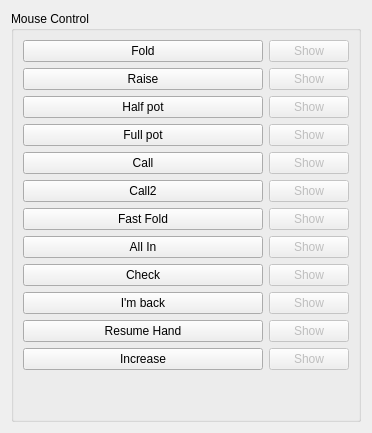
          <widget class="QWidget" name="tab_5">
           <attribute name="title">
            <string>Mouse Targets</string>
           </attribute>
           <layout class="QGridLayout" name="gridLayout_12">
            <item row="0" column="0">
             <widget class="QGroupBox" name="groupBox_8">
              <property name="title">
               <string>Mouse Control</string>
              </property>
              <layout class="QGridLayout" name="gridLayout_2" columnminimumwidth="240,0">
               <item row="0" column="0">
                <widget class="QPushButton" name="mouse_fold">
                 <property name="toolTip">
                  <string>Area of fold button to click</string>
                 </property>
                 <property name="text">
                  <string>Fold</string>
                 </property>
                </widget>
               </item>
               <item row="0" column="1">
                <widget class="QPushButton" name="mouse_fold_show">
                 <property name="enabled">
                  <bool>false</bool>
                 </property>
                 <property name="text">
                  <string>Show</string>
                 </property>
                </widget>
               </item>
               <item row="1" column="0">
                <widget class="QPushButton" name="mouse_raise">
                 <property name="text">
                  <string>Raise</string>
                 </property>
                </widget>
               </item>
               <item row="1" column="1">
                <widget class="QPushButton" name="mouse_raise_show">
                 <property name="enabled">
                  <bool>false</bool>
                 </property>
                 <property name="text">
                  <string>Show</string>
                 </property>
                </widget>
               </item>
               <item row="2" column="0">
                <widget class="QPushButton" name="mouse_half_pot">
                 <property name="text">
                  <string>Half pot</string>
                 </property>
                </widget>
               </item>
               <item row="2" column="1">
                <widget class="QPushButton" name="mouse_half_pot_show">
                 <property name="enabled">
                  <bool>false</bool>
                 </property>
                 <property name="text">
                  <string>Show</string>
                 </property>
                </widget>
               </item>
               <item row="3" column="0">
                <widget class="QPushButton" name="mouse_full_pot">
                 <property name="text">
                  <string>Full pot</string>
                 </property>
                </widget>
               </item>
               <item row="3" column="1">
                <widget class="QPushButton" name="mouse_full_pot_show">
                 <property name="enabled">
                  <bool>false</bool>
                 </property>
                 <property name="text">
                  <string>Show</string>
                 </property>
                </widget>
               </item>
               <item row="4" column="0">
                <widget class="QPushButton" name="mouse_call">
                 <property name="text">
                  <string>Call</string>
                 </property>
                </widget>
               </item>
               <item row="4" column="1">
                <widget class="QPushButton" name="mouse_call_show">
                 <property name="enabled">
                  <bool>false</bool>
                 </property>
                 <property name="text">
                  <string>Show</string>
                 </property>
                </widget>
               </item>
               <item row="5" column="0">
                <widget class="QPushButton" name="mouse_call2">
                 <property name="toolTip">
                  <string>Location of call button if no raise can be made (usally the same as normal call button, except for Systemstars it is at the place of the raise button)</string>
                 </property>
                 <property name="text">
                  <string>Call2</string>
                 </property>
                </widget>
               </item>
               <item row="5" column="1">
                <widget class="QPushButton" name="mouse_call2_show">
                 <property name="enabled">
                  <bool>false</bool>
                 </property>
                 <property name="text">
                  <string>Show</string>
                 </property>
                </widget>
               </item>
               <item row="6" column="0">
                <widget class="QPushButton" name="mouse_fast_fold">
                 <property name="text">
                  <string>Fast Fold</string>
                 </property>
                </widget>
               </item>
               <item row="6" column="1">
                <widget class="QPushButton" name="mouse_fast_fold_show">
                 <property name="enabled">
                  <bool>false</bool>
                 </property>
                 <property name="text">
                  <string>Show</string>
                 </property>
                </widget>
               </item>
               <item row="7" column="0">
                <widget class="QPushButton" name="mouse_all_in">
                 <property name="text">
                  <string>All In</string>
                 </property>
                </widget>
               </item>
               <item row="7" column="1">
                <widget class="QPushButton" name="mouse_all_in_show">
                 <property name="enabled">
                  <bool>false</bool>
                 </property>
                 <property name="text">
                  <string>Show</string>
                 </property>
                </widget>
               </item>
               <item row="8" column="0">
                <widget class="QPushButton" name="mouse_check">
                 <property name="toolTip">
                  <string>Location of I'm back button</string>
                 </property>
                 <property name="text">
                  <string>Check</string>
                 </property>
                </widget>
               </item>
               <item row="8" column="1">
                <widget class="QPushButton" name="mouse_check_show">
                 <property name="enabled">
                  <bool>false</bool>
                 </property>
                 <property name="text">
                  <string>Show</string>
                 </property>
                </widget>
               </item>
               <item row="9" column="0">
                <widget class="QPushButton" name="mouse_imback">
                 <property name="toolTip">
                  <string>Location of I'm back button</string>
                 </property>
                 <property name="text">
                  <string>I'm back</string>
                 </property>
                </widget>
               </item>
               <item row="9" column="1">
                <widget class="QPushButton" name="mouse_imback_show">
                 <property name="enabled">
                  <bool>false</bool>
                 </property>
                 <property name="text">
                  <string>Show</string>
                 </property>
                </widget>
               </item>
               <item row="10" column="0">
                <widget class="QPushButton" name="mouse_resume_hand">
                 <property name="text">
                  <string>Resume Hand</string>
                 </property>
                </widget>
               </item>
               <item row="10" column="1">
                <widget class="QPushButton" name="mouse_resume_hand_show">
                 <property name="enabled">
                  <bool>false</bool>
                 </property>
                 <property name="text">
                  <string>Show</string>
                 </property>
                </widget>
               </item>
               <item row="11" column="0">
                <widget class="QPushButton" name="mouse_increase">
                 <property name="text">
                  <string>Increase</string>
                 </property>
                </widget>
               </item>
               <item row="11" column="1">
                <widget class="QPushButton" name="mouse_increase_show">
                 <property name="enabled">
                  <bool>false</bool>
                 </property>
                 <property name="text">
                  <string>Show</string>
                 </property>
                </widget>
               </item>
               <item row="12" column="0">
                <spacer name="verticalSpacer_4">
                 <property name="orientation">
                  <enum>Qt::Vertical</enum>
                 </property>
                 <property name="sizeHint" stdset="0">
                  <size>
                   <width>20</width>
                   <height>40</height>
                  </size>
                 </property>
                </spacer>
               </item>
              </layout>
             </widget>
            </item>
           </layout>
          </widget>
